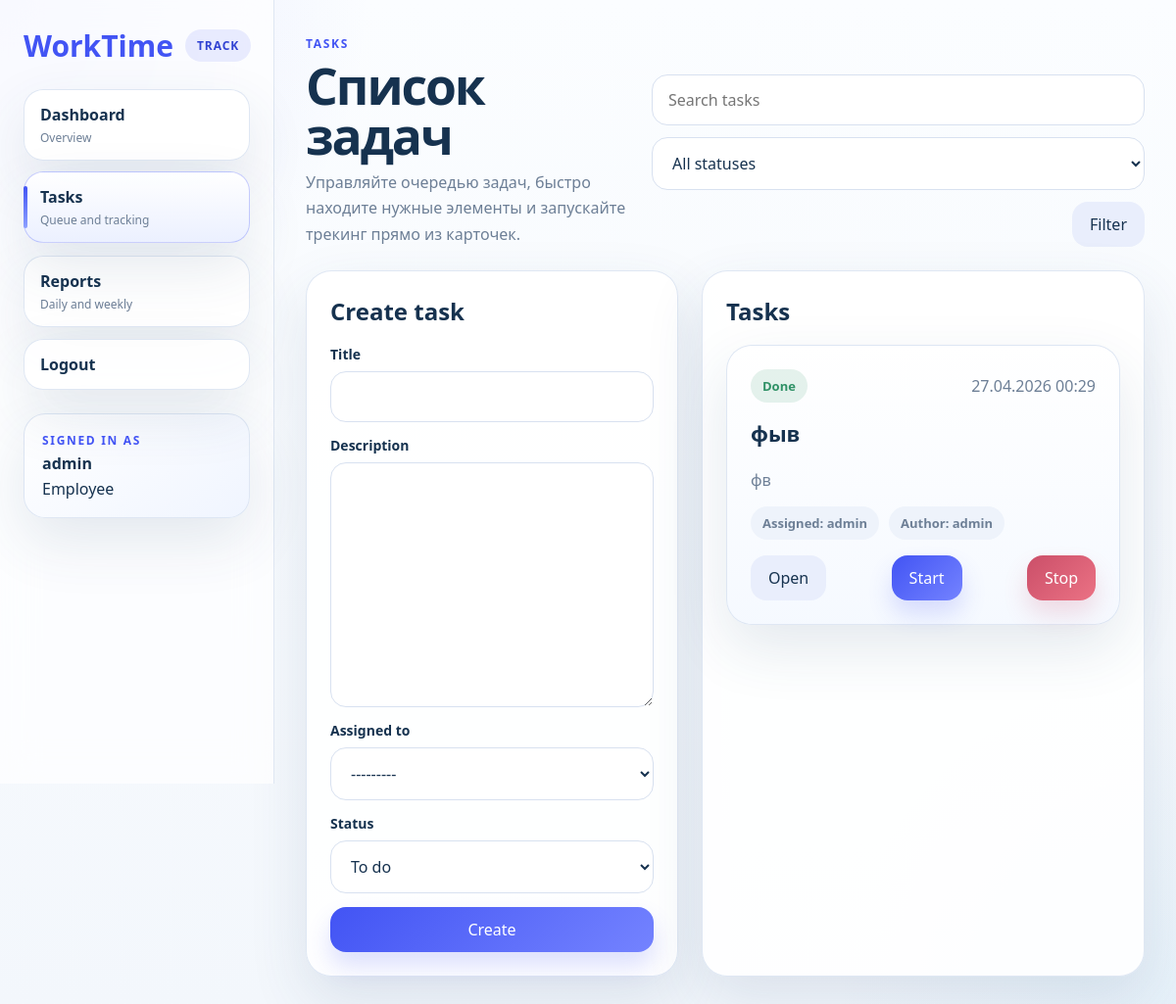
Page /tasks/ (signed in) on the committed database.
### users/models.py (models this page shows)
class User(AbstractUser):
    class Roles(models.TextChoices):
        EMPLOYEE = "employee", "Employee"
        MANAGER = "manager", "Manager"
    email = models.EmailField(unique=True)
    role = models.CharField(max_length=20, choices=Roles.choices, default=Roles.EMPLOYEE)
    def __str__(self):
        return self.username

### tasks/models.py (models this page shows, shortened)
class Task(models.Model):
    class Status(models.TextChoices):
        TODO = "todo", "To do"
        IN_PROGRESS = "in_progress", "In progress"
        DONE = "done", "Done"
    title = models.CharField(max_length=255)
    description = models.TextField(blank=True)
    created_by = models.ForeignKey(
        settings.AUTH_USER_MODEL,
        on_delete=models.CASCADE,
        related_name="created_tasks",
    )
    assigned_to = models.ForeignKey(
        settings.AUTH_USER_MODEL,
        on_delete=models.CASCADE,
        related_name="assigned_tasks",
    )
    status = models.CharField(max_length=20, choices=Status.choices, default=Status.TODO)
    created_at = models.DateTimeField(auto_now_add=True)
    class Meta:
        ordering = ["-created_at"]

### tasks/views.py (the view, shortened to what this page needs)
# urls.py: path("tasks/", TaskListView.as_view(), name="task-list"),
class TaskListView(LoginRequiredMixin, TaskQuerysetMixin, ListView):
    template_name = "tasks/list.html"
    model = Task
    paginate_by = 6
    context_object_name = "tasks"
    def get_queryset(self):
        return super().get_queryset()
    def get_context_data(self, **kwargs):
        context = super().get_context_data(**kwargs)
        context["form"] = TaskForm(user=self.request.user)
        context["statuses"] = Task.Status.choices
        return context

### tasks/forms.py
class TaskForm(forms.ModelForm):
    class Meta:
        model = Task
        fields = ("title", "description", "assigned_to", "status")
    def __init__(self, *args, user=None, **kwargs):
        super().__init__(*args, **kwargs)
        if user and getattr(user, "role", None) != "manager":
            self.fields["assigned_to"].queryset = user.__class__.objects.filter(pk=user.pk)
            if self.instance and self.instance.pk and self.instance.created_by_id != user.pk:
                self.fields["title"].disabled = True
                self.fields["description"].disabled = True
                self.fields["assigned_to"].disabled = True

### tasks/views.py (called while the page is built)
    def get_queryset(self):
        user = self.request.user
        queryset = Task.objects.select_related("created_by", "assigned_to")
        if user.role != User.Roles.MANAGER:
            queryset = queryset.filter(Q(created_by=user) | Q(assigned_to=user))
        search = self.request.GET.get("search")
        status_value = self.request.GET.get("status")
        if search:
            queryset = queryset.filter(Q(title__icontains=search) | Q(description__icontains=search))
        if status_value:
            queryset = queryset.filter(status=status_value)
        return queryset

### tracking/context_processors.py (called while the page is built)
def active_timer(request):
    if not getattr(request, "user", None) or not request.user.is_authenticated:
        return {"global_active_entry": None}
    entry = TimeEntry.objects.filter(user=request.user, end_time__isnull=True).select_related("task").first()
    return {"global_active_entry": entry}

### templates/tasks/list.html (shortened to what this page needs)
{% extends "base.html" %}
{% block content %}
<section class="page-head">
    <div>
        <span class="eyebrow">Tasks</span>
        <h1>Список задач</h1>
        <p>Управляйте очередью задач, быстро находите нужные элементы и запускайте трекинг прямо из карточек.</p>
    </div>
    <form method="get" class="toolbar">
        <input type="text" name="search" value="{{ request.GET.search }}" placeholder="Search tasks">
        <select name="status">
            <option value="">All statuses</option>
        </select>
        <button class="button secondary" type="submit">Filter</button>
    </form>
</section>
<section class="content-grid">
    <article class="panel">
        <div class="panel-header">
            <h2>Create task</h2>
        </div>
        <form method="post" class="form-card">
            {% for field in form %}
                <label class="field">
                    <span>{{ field.label }}</span>
                    {{ field }}
                </label>
            {% endfor %}
            <button class="button" type="submit">Create</button>
        </form>
    </article>
    <article class="panel">
        <div class="panel-header">
            <h2>Tasks</h2>
        </div>
        <div class="cards-grid">
            {% for task in tasks %}
                <article class="task-card" data-status="{{ task.status }}">
                    <div class="task-card-head">
                        <span class="badge status-badge">{{ task.get_status_display }}</span>
                        <span class="muted">{{ task.created_at|date:"d.m.Y H:i" }}</span>
                    </div>
                    <h3>{{ task.title }}</h3>
                    <p>{{ task.description|default:"No description" }}</p>
                    <div class="meta-grid">
                        <span class="meta-pill">Assigned: {{ task.assigned_to.username }}</span>
                        <span class="meta-pill">Author: {{ task.created_by.username }}</span>
                    </div>
                    <div class="card-actions">
                        <a class="button secondary" href="{% url 'task-detail' task.pk %}">Open</a>
                        <button class="button timer-action" data-action="start" data-task-id="{{ task.pk }}">Start</button>
                        <button class="button danger timer-action" data-action="stop" data-task-id="{{ task.pk }}">Stop</button>
                    </div>
                </article>
            {% empty %}
                <p class="empty-state">No tasks match the current filter.</p>
            {% endfor %}
        </div>
    </article>
</section>
{% endblock %}

### templates/base.html (shortened to what this page needs)
{% load static %}
<!DOCTYPE html>
<html lang="ru">
<head>
    <link rel="stylesheet" href="{% static 'css/app.css' %}">
</head>
<body class="{% if request.user.is_authenticated %}app-body{% else %}auth-body{% endif %}">
    <div class="shell">
        {% if request.user.is_authenticated %}
            <aside class="sidebar" id="app-sidebar">
                <div class="sidebar-head">
                    <a class="brand" href="{% url 'dashboard' %}">WorkTime</a>
                    <span class="brand-mark">Track</span>
                </div>
                <nav class="nav">
                    <a class="nav-link {% if request.resolver_match.url_name == 'dashboard' %}is-active{% endif %}" href="{% url 'dashboard' %}">
                        <span>Dashboard</span>
                        <small>Overview</small>
                    </a>
                    <a class="nav-link {% if request.resolver_match.url_name == 'task-list' or request.resolver_match.url_name == 'task-detail' %}is-active{% endif %}" href="{% url 'task-list' %}">
                        <span>Tasks</span>
                        <small>Queue and tracking</small>
                    </a>
                    <a class="nav-link {% if request.resolver_match.url_name == 'reports' %}is-active{% endif %}" href="{% url 'reports' %}">
                        <span>Reports</span>
                        <small>Daily and weekly</small>
                    </a>
                    <form method="post" action="{% url 'logout' %}">
                        <button class="nav-button" type="submit">Logout</button>
                    </form>
                </nav>
                <div class="sidebar-card">
                    <div class="eyebrow">Signed in as</div>
                    <strong>{{ request.user.username }}</strong>
                    <span>{{ request.user.get_role_display }}</span>
                </div>
            </aside>
        {% endif %}
        <main class="main {% if not request.user.is_authenticated %}main-auth{% endif %}">
            {% block content %}{% endblock %}
        </main>
    </div>
</body>
</html>

### rows in the picture
User: user.username "admin", user.role "Employee"
Task: status "Done", created_at "27.04.2026 00:29", title "фыв", description "фв", assigned_to.username "admin", created_by.username "admin"

### other values in the picture
{{ field.label }} "Title" "Description" "Assigned to" "Status"
